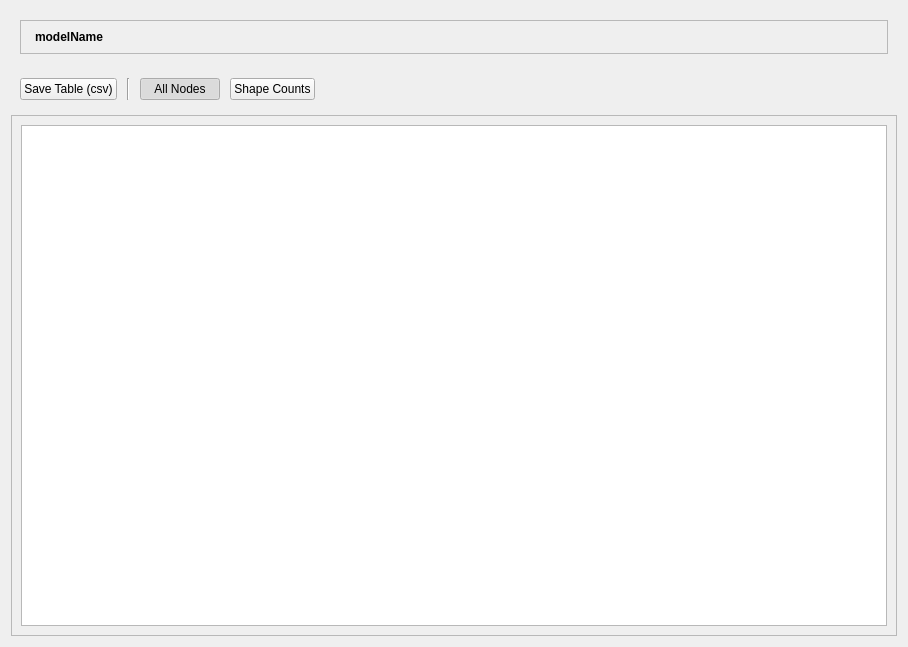
<?xml version="1.0" encoding="UTF-8"?>
<ui version="4.0">
 <class>nodesSummary</class>
 <widget class="QWidget" name="nodesSummary">
  <property name="geometry">
   <rect>
    <x>0</x>
    <y>0</y>
    <width>908</width>
    <height>647</height>
   </rect>
  </property>
  <property name="sizePolicy">
   <sizepolicy hsizetype="Expanding" vsizetype="Expanding">
    <horstretch>0</horstretch>
    <verstretch>0</verstretch>
   </sizepolicy>
  </property>
  <property name="windowTitle">
   <string>Form</string>
  </property>
  <property name="windowIcon">
   <iconset resource="../resource.qrc">
    <normaloff>:/assets/images/digest_logo_500.jpg</normaloff>:/assets/images/digest_logo_500.jpg</iconset>
  </property>
  <property name="styleSheet">
   <string notr="true"/>
  </property>
  <layout class="QVBoxLayout" name="verticalLayout">
   <item>
    <widget class="QWidget" name="summaryTopBanner" native="true">
     <property name="sizePolicy">
      <sizepolicy hsizetype="Preferred" vsizetype="Maximum">
       <horstretch>0</horstretch>
       <verstretch>0</verstretch>
      </sizepolicy>
     </property>
     <layout class="QHBoxLayout" name="summaryTopBannerLayout">
      <item>
       <widget class="QFrame" name="modelNameFrame">
        <property name="autoFillBackground">
         <bool>false</bool>
        </property>
        <property name="styleSheet">
         <string notr="true"/>
        </property>
        <property name="frameShape">
         <enum>QFrame::Shape::StyledPanel</enum>
        </property>
        <property name="frameShadow">
         <enum>QFrame::Shadow::Raised</enum>
        </property>
        <layout class="QVBoxLayout" name="verticalLayout_17">
         <item alignment="Qt::AlignmentFlag::AlignTop">
          <widget class="QLabel" name="modelName">
           <property name="sizePolicy">
            <sizepolicy hsizetype="Preferred" vsizetype="Preferred">
             <horstretch>0</horstretch>
             <verstretch>0</verstretch>
            </sizepolicy>
           </property>
           <property name="font">
            <font>
             <bold>true</bold>
            </font>
           </property>
           <property name="styleSheet">
            <string notr="true"/>
           </property>
           <property name="text">
            <string>modelName</string>
           </property>
           <property name="wordWrap">
            <bool>true</bool>
           </property>
           <property name="margin">
            <number>1</number>
           </property>
           <property name="indent">
            <number>5</number>
           </property>
           <property name="textInteractionFlags">
            <set>Qt::TextInteractionFlag::LinksAccessibleByMouse|Qt::TextInteractionFlag::TextSelectableByKeyboard|Qt::TextInteractionFlag::TextSelectableByMouse</set>
           </property>
          </widget>
         </item>
        </layout>
       </widget>
      </item>
     </layout>
    </widget>
   </item>
   <item>
    <widget class="QFrame" name="frame">
     <layout class="QHBoxLayout" name="horizontalLayout">
      <property name="spacing">
       <number>10</number>
      </property>
      <item>
       <widget class="QPushButton" name="saveCsvBtn">
        <property name="sizePolicy">
         <sizepolicy hsizetype="Maximum" vsizetype="Fixed">
          <horstretch>0</horstretch>
          <verstretch>0</verstretch>
         </sizepolicy>
        </property>
        <property name="cursor">
         <cursorShape>PointingHandCursor</cursorShape>
        </property>
        <property name="styleSheet">
         <string notr="true"/>
        </property>
        <property name="text">
         <string>Save Table (csv)</string>
        </property>
        <property name="autoExclusive">
         <bool>false</bool>
        </property>
       </widget>
      </item>
      <item>
       <widget class="Line" name="line">
        <property name="styleSheet">
         <string notr="true"/>
        </property>
        <property name="orientation">
         <enum>Qt::Orientation::Vertical</enum>
        </property>
       </widget>
      </item>
      <item>
       <widget class="QPushButton" name="allNodesBtn">
        <property name="sizePolicy">
         <sizepolicy hsizetype="Maximum" vsizetype="Fixed">
          <horstretch>0</horstretch>
          <verstretch>0</verstretch>
         </sizepolicy>
        </property>
        <property name="cursor">
         <cursorShape>PointingHandCursor</cursorShape>
        </property>
        <property name="styleSheet">
         <string notr="true"/>
        </property>
        <property name="text">
         <string>All Nodes</string>
        </property>
        <property name="checkable">
         <bool>true</bool>
        </property>
        <property name="checked">
         <bool>true</bool>
        </property>
        <property name="autoExclusive">
         <bool>true</bool>
        </property>
       </widget>
      </item>
      <item>
       <widget class="QPushButton" name="shapeCountsBtn">
        <property name="sizePolicy">
         <sizepolicy hsizetype="Maximum" vsizetype="Fixed">
          <horstretch>0</horstretch>
          <verstretch>0</verstretch>
         </sizepolicy>
        </property>
        <property name="cursor">
         <cursorShape>PointingHandCursor</cursorShape>
        </property>
        <property name="styleSheet">
         <string notr="true"/>
        </property>
        <property name="text">
         <string>Shape Counts</string>
        </property>
        <property name="checkable">
         <bool>true</bool>
        </property>
        <property name="autoExclusive">
         <bool>true</bool>
        </property>
       </widget>
      </item>
      <item>
       <spacer name="horizontalSpacer">
        <property name="orientation">
         <enum>Qt::Orientation::Horizontal</enum>
        </property>
        <property name="sizeHint" stdset="0">
         <size>
          <width>40</width>
          <height>20</height>
         </size>
        </property>
       </spacer>
      </item>
     </layout>
    </widget>
   </item>
   <item>
    <widget class="QScrollArea" name="scrollArea">
     <property name="sizePolicy">
      <sizepolicy hsizetype="Preferred" vsizetype="MinimumExpanding">
       <horstretch>0</horstretch>
       <verstretch>0</verstretch>
      </sizepolicy>
     </property>
     <property name="verticalScrollBarPolicy">
      <enum>Qt::ScrollBarPolicy::ScrollBarAsNeeded</enum>
     </property>
     <property name="horizontalScrollBarPolicy">
      <enum>Qt::ScrollBarPolicy::ScrollBarAsNeeded</enum>
     </property>
     <property name="sizeAdjustPolicy">
      <enum>QAbstractScrollArea::SizeAdjustPolicy::AdjustToContents</enum>
     </property>
     <property name="widgetResizable">
      <bool>true</bool>
     </property>
     <widget class="QWidget" name="scrollAreaWidgetContents">
      <property name="geometry">
       <rect>
        <x>0</x>
        <y>0</y>
        <width>888</width>
        <height>512</height>
       </rect>
      </property>
      <property name="sizePolicy">
       <sizepolicy hsizetype="MinimumExpanding" vsizetype="MinimumExpanding">
        <horstretch>0</horstretch>
        <verstretch>100</verstretch>
       </sizepolicy>
      </property>
      <layout class="QVBoxLayout" name="verticalLayout_20">
       <item>
        <widget class="QTableWidget" name="dataTable">
         <property name="sizePolicy">
          <sizepolicy hsizetype="Preferred" vsizetype="MinimumExpanding">
           <horstretch>0</horstretch>
           <verstretch>17</verstretch>
          </sizepolicy>
         </property>
         <property name="cursor" stdset="0">
          <cursorShape>ArrowCursor</cursorShape>
         </property>
         <property name="styleSheet">
          <string notr="true"/>
         </property>
         <property name="sizeAdjustPolicy">
          <enum>QAbstractScrollArea::SizeAdjustPolicy::AdjustToContents</enum>
         </property>
         <attribute name="horizontalHeaderCascadingSectionResizes">
          <bool>false</bool>
         </attribute>
         <attribute name="horizontalHeaderShowSortIndicator" stdset="0">
          <bool>true</bool>
         </attribute>
        </widget>
       </item>
      </layout>
     </widget>
    </widget>
   </item>
  </layout>
 </widget>
 <resources>
  <include location="../resource.qrc"/>
 </resources>
 <connections/>
</ui>
